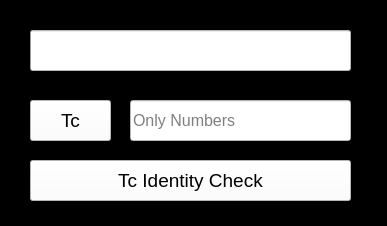
<?xml version="1.0" encoding="UTF-8"?>
<ui version="4.0">
 <class>HastaArama</class>
 <widget class="QWidget" name="HastaArama">
  <property name="geometry">
   <rect>
    <x>0</x>
    <y>0</y>
    <width>387</width>
    <height>226</height>
   </rect>
  </property>
  <property name="windowTitle">
   <string>HOSFACE</string>
  </property>
  <property name="styleSheet">
   <string notr="true">background-color: rgb(0, 0, 0);
alternate-background-color: rgb(0, 0, 0);</string>
  </property>
  <widget class="QPushButton" name="pushButton">
   <property name="geometry">
    <rect>
     <x>30</x>
     <y>160</y>
     <width>321</width>
     <height>41</height>
    </rect>
   </property>
   <property name="font">
    <font>
     <pointsize>14</pointsize>
    </font>
   </property>
   <property name="styleSheet">
    <string notr="true">background-color: rgb(255, 255, 255);</string>
   </property>
   <property name="text">
    <string>Tc Identity Check</string>
   </property>
  </widget>
  <widget class="QLineEdit" name="LineTcGiris">
   <property name="geometry">
    <rect>
     <x>130</x>
     <y>100</y>
     <width>221</width>
     <height>41</height>
    </rect>
   </property>
   <property name="font">
    <font>
     <pointsize>12</pointsize>
    </font>
   </property>
   <property name="layoutDirection">
    <enum>Qt::RightToLeft</enum>
   </property>
   <property name="styleSheet">
    <string notr="true"> background-color:rgb(255, 255, 255)</string>
   </property>
   <property name="inputMethodHints">
    <set>Qt::ImhNone</set>
   </property>
   <property name="text">
    <string/>
   </property>
   <property name="maxLength">
    <number>11</number>
   </property>
   <property name="echoMode">
    <enum>QLineEdit::Normal</enum>
   </property>
   <property name="cursorPosition">
    <number>0</number>
   </property>
   <property name="alignment">
    <set>Qt::AlignLeading|Qt::AlignLeft|Qt::AlignVCenter</set>
   </property>
   <property name="dragEnabled">
    <bool>false</bool>
   </property>
   <property name="readOnly">
    <bool>false</bool>
   </property>
   <property name="placeholderText">
    <string>Only Numbers</string>
   </property>
   <property name="cursorMoveStyle">
    <enum>Qt::LogicalMoveStyle</enum>
   </property>
   <property name="clearButtonEnabled">
    <bool>false</bool>
   </property>
  </widget>
  <widget class="QPushButton" name="pushButton_2">
   <property name="geometry">
    <rect>
     <x>30</x>
     <y>100</y>
     <width>81</width>
     <height>41</height>
    </rect>
   </property>
   <property name="font">
    <font>
     <pointsize>14</pointsize>
    </font>
   </property>
   <property name="styleSheet">
    <string notr="true">alternate-background-color: rgb(255, 255, 255);
background-color: rgb(255, 255, 255);</string>
   </property>
   <property name="text">
    <string>Tc</string>
   </property>
  </widget>
  <widget class="QProgressBar" name="progressBar">
   <property name="enabled">
    <bool>true</bool>
   </property>
   <property name="geometry">
    <rect>
     <x>30</x>
     <y>30</y>
     <width>321</width>
     <height>41</height>
    </rect>
   </property>
   <property name="font">
    <font>
     <pointsize>14</pointsize>
    </font>
   </property>
   <property name="cursor">
    <cursorShape>ArrowCursor</cursorShape>
   </property>
   <property name="styleSheet">
    <string notr="true">background-color: rgb(255, 255, 255);
color: rgb(255, 255, 255);</string>
   </property>
   <property name="maximum">
    <number>10</number>
   </property>
   <property name="value">
    <number>0</number>
   </property>
   <property name="invertedAppearance">
    <bool>false</bool>
   </property>
  </widget>
 </widget>
 <resources/>
 <connections/>
 <slots>
  <signal>isActiveWindow()</signal>
  <slot>click()</slot>
 </slots>
</ui>
